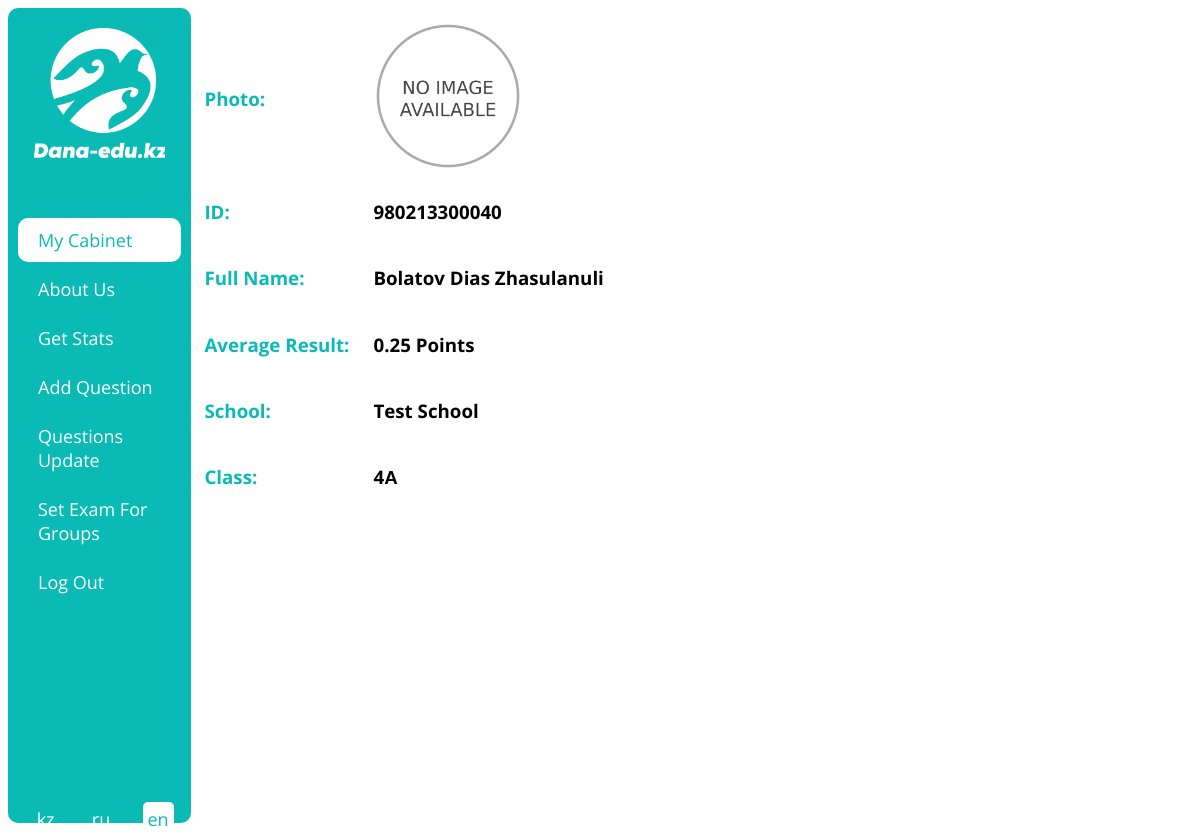
The app's page /en/cabinet (signed in), older data.
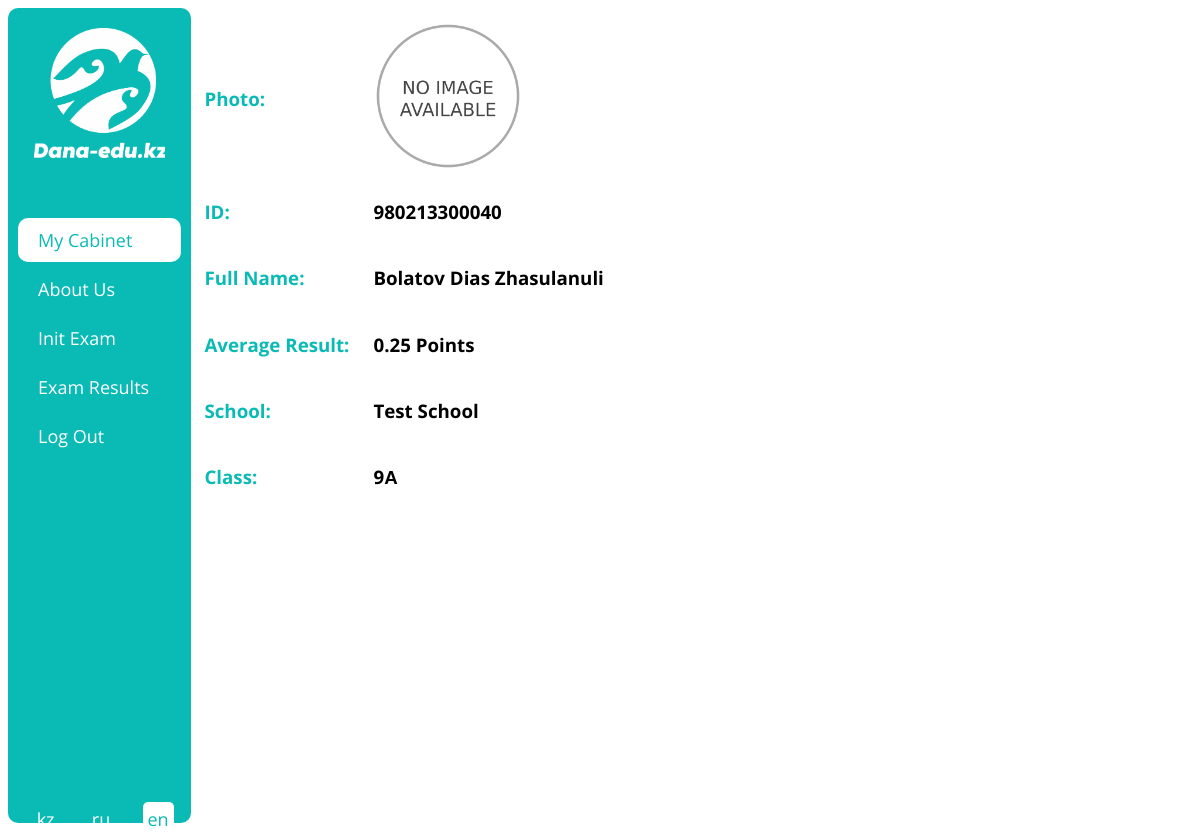
The same page, newer data.
### examapp/models.py (models this page shows, shortened)
class CustomUser(AbstractBaseUser, PermissionsMixin):
    iin = models.CharField(max_length=12, validators=[MinLengthValidator(12)], unique=True)
    surname = models.CharField(max_length=150, null=True, blank=True)
    name = models.CharField(max_length=150, null=True, blank=True)
    patronymic = models.CharField(max_length=150, null=True, blank=True)
    photo = models.ImageField(upload_to='users/', null=True, blank=True)
    phone = PhoneNumberField(unique=True)
    group = models.ForeignKey('Group', on_delete=models.CASCADE, null=True, blank=True)
    type = models.CharField(max_length=20, choices=getUserTypeChoices())
    birth_date = models.DateField()
    is_staff = models.BooleanField(default=False)
    is_superuser = models.BooleanField(default=False)
    is_active = models.BooleanField(default=True)
    last_login = models.DateTimeField(null=True, blank=True)
    date_joined = models.DateTimeField(auto_now_add=True)
    USERNAME_FIELD = 'iin'
    REQUIRED_FIELDS = []
    objects = CustomUserManager()
    class Meta:
        verbose_name = 'User'
        verbose_name_plural = 'Users'

class Group(models.Model):
    number = models.SmallIntegerField(choices=getNumberChoices())
    literal = models.CharField(choices=getLiteralChoices(), max_length=1)
    school = models.ForeignKey('School', on_delete=models.CASCADE)
    def __str__(self):
        return str(self.number) + str(self.literal)

class School(models.Model):
    name = models.CharField(max_length=100)
    address = models.TextField()
    staff = models.ManyToManyField('CustomUser', related_name='staff')
    director = models.OneToOneField('CustomUser', on_delete=models.CASCADE, related_name='director')
    area = models.ForeignKey('Area', on_delete=models.CASCADE)
    def __str__(self):
        return self.name

### examapp/views.py (the view)
# urls.py: path('cabinet', userCabinetView, name='cabinet_url'),
@login_required(login_url='login_url')
def userCabinetView(request):
    context = {'urls': getUserUrls(request.user)}
    avg = getUserAvg(request.user)
    context['avg'] = avg
    return render(request, 'cabinet_page.html', context)

### examapp/functions.py (called while the page is built)
def getUserUrls(user) -> []:
    urls = [
        {'text': _('My Cabinet'), 'url': 'cabinet_url'},
        {'text': _('About Us'), 'url': 'about_us_url'}
    ]
    if user.type == 'PU':
        urls.append({'text': _('Init Exam'), 'url': 'exam_init_url'})
        urls.append({'text': _('Exam Results'), 'url': 'exam_results_url'})
    if user.type == 'MO':
        urls.append({'text': _('Get Stats'), 'url': 'get_stats_url'})
        urls.append({'text': _('Add Question'), 'url': 'add_questions_init_url'})
        urls.append({'text': _('Questions Update'), 'url': 'questions_update_url'})
        urls.append({'text': _('Set Exam For Groups'), 'url': 'set_exam_for_groups_url'})
    urls.append({'text': _('Log Out'), 'url': 'logout_url'})
    return urls

def getUserAvg(user):
    from .models import Result
    avg = 0
    results = Result.objects.filter(user=user)
    if results:
        for result in results:
            avg += result.points
        return round(avg / len(results), 2)
    else:
        return 0

### templates/cabinet_page.html
{% extends 'base.html' %}
{% load static %}
{% load i18n %}
{% block content %}
    <div align="left">
        <table style="border: none;">
            <tr>
                <td align="left"><h3 style="color: #0ABAB5;">{% trans 'Photo:' %} </h3></td>
                <td>
                    {% if user.photo %}
                        <img class="user_photo" src="{{ user.photo.url }}">
                    {% else %}
                        <img class="user_photo" src="{% static 'images/no_image.webp' %}">
                    {% endif %}
                </td>
            </tr>
            <tr>
                <td align="left"><h3 style="color: #0ABAB5;">{% trans 'IIN:' %} </h3></td>
                <td><h3 style="margin-left: 20px;">{{ user.iin }}</h3></td>
            </tr>
            <tr>
                <td align="left"><h3 style="color: #0ABAB5;">{% trans 'FIO:' %}</h3></td>
                <td><h3 style="margin-left: 20px;">{{ user.surname }} {{ user.name }} {{ user.patronymic }}</h3></td>
            </tr>
            <tr>
                <td align="left"><h3 style="color: #0ABAB5;">{% trans 'Average:' %}</h3></td>
                <td><h3 style="margin-left: 20px;">{{ avg }} {% trans 'Points' %}</h3></td>
            </tr>
            <tr>
                <td align="left"><h3 style="color: #0ABAB5;">{% trans 'School:' %}</h3></td>
                <td><h3 style="margin-left: 20px;">{{ user.group.school }}</h3></td>
            </tr>
            <tr>
                <td align="left"><h3 style="color: #0ABAB5;">{% trans 'Class:' %}</h3></td>
                <td><h3 style="margin-left: 20px;">{{ user.group }}</h3></td>
            </tr>
        </table>
    </div>
{% endblock content %}

Row changes from the older to the newer data that the page shows:
changed CustomUser "Bolatov": group "4А" → "9А"
Text that changed along with them:
new list line: "Init Exam"
new list line: "Exam Results"
list line gone: "Get Stats"
list line gone: "Add Question"
list line gone: "Questions Update"
list line gone: "Set Exam For Groups"
